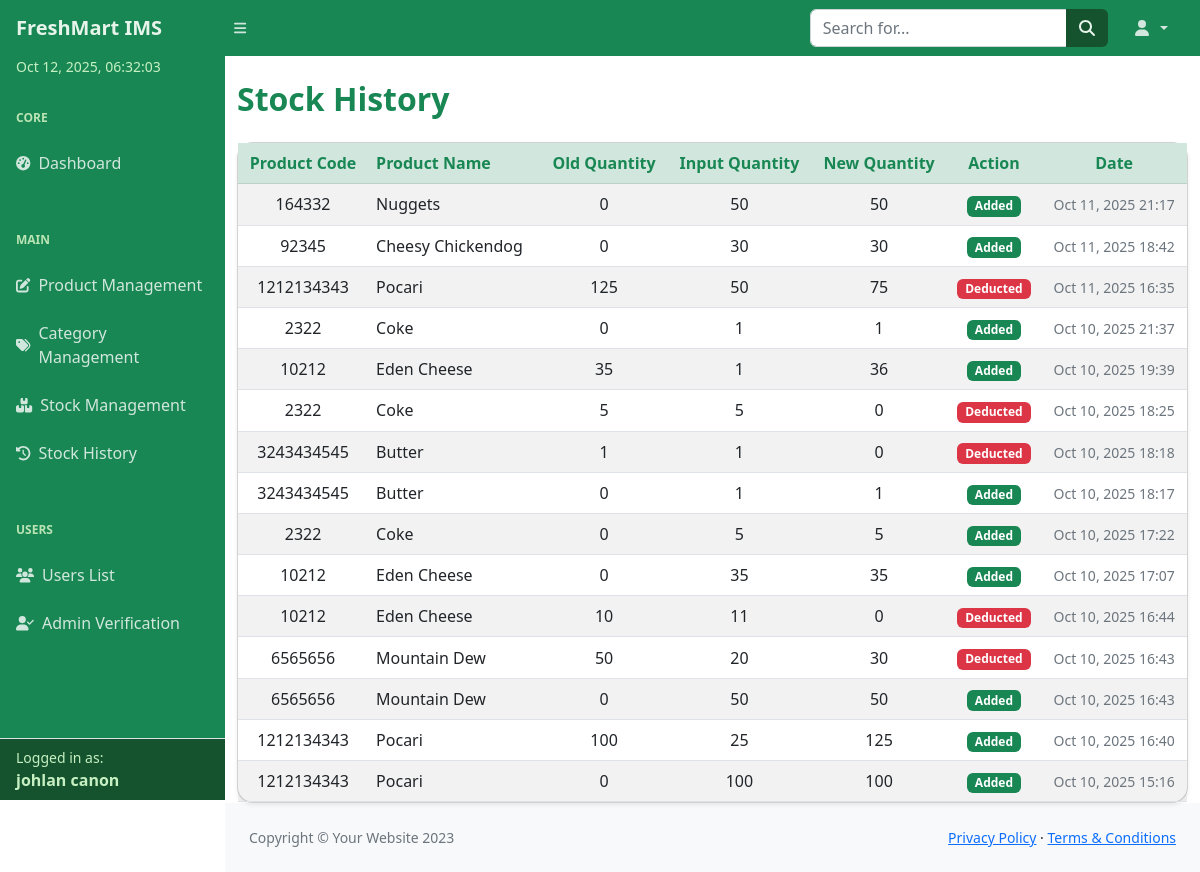
Screenshot of /inventory/stock-history/ (signed in) with the database file from the repository.
### inventory/models.py (models this page shows, shortened)
class StockHistory(models.Model):
    ACTION_CHOICES = (
        ('ADD', 'Added'),
        ('DEDUCT', 'Deducted'),
    )
    product = models.ForeignKey('InventoryItem', on_delete=models.CASCADE)
    old_quantity = models.IntegerField()
    input_quantity = models.IntegerField()
    new_quantity = models.IntegerField()
    action = models.CharField(max_length=6, choices=ACTION_CHOICES)
    date = models.DateTimeField(auto_now_add=True)

class InventoryItem(models.Model):
    product_name = models.CharField(max_length=100)
    product_code = models.CharField(max_length=50)
    description = models.TextField(blank=True)
    quantity_in_stock = models.IntegerField(default=0)
    price = models.DecimalField(max_digits=10, decimal_places=2)
    category = models.ForeignKey(Category, on_delete=models.SET_NULL, null=True, blank=True)
    created_at = models.DateTimeField(auto_now_add=True)
    updated_at = models.DateTimeField(auto_now=True)

### inventory/views.py (the view)
# urls.py: path('stock-history/', views.stock_history, name='stock_history'),
@login_required
def stock_history(request):
    history = StockHistory.objects.select_related('product').order_by('-date')
    return render(request, 'inventory/stock_history.html', {'history': history})

### templates/inventory/stock_history.html (shortened to what this page needs)
{% include "partials/header.html" %}
<body class="sb-nav-fixed">
{% include "partials/navbar.html" %}
<div id="layoutSidenav">
    {% include "partials/sidebar.html" %}
    <div id="layoutSidenav_content">
        <main>
            <div class="container mt-4">
                <h2 class="mb-4 fw-bold text-success">Stock History</h2>
                <div class="card shadow-sm rounded-4">
                    <div class="card-body p-0">
                        <div class="table-responsive">
                            <table class="table table-striped table-hover mb-0 align-middle">
                                <thead class="table-success text-success text-center sticky-top" style="top: 0; z-index: 10;">
                                    <tr>
                                        <th scope="col">Product Code</th>
                                        <th scope="col" class="text-start">Product Name</th>
                                        <th scope="col">Old Quantity</th>
                                        <th scope="col">Input Quantity</th>
                                        <th scope="col">New Quantity</th>
                                        <th scope="col">Action</th>
                                        <th scope="col">Date</th>
                                    </tr>
                                </thead>
                                <tbody>
                                    {% for item in history %}
                                    <tr class="text-center">
                                        <td>{{ item.product.product_code }}</td>
                                        <td class="text-start">{{ item.product.product_name }}</td>
                                        <td>{{ item.old_quantity }}</td>
                                        <td>{{ item.input_quantity }}</td>
                                        <td>{{ item.new_quantity }}</td>
                                        <td>
                                            {% if item.action == 'ADD' %}
                                                <span class="badge bg-success">{{ item.get_action_display }}</span>
                                            {% else %}
                                                <span class="badge bg-danger">{{ item.get_action_display }}</span>
                                            {% endif %}
                                        </td>
                                        <td>
                                            <small class="text-muted">{{ item.date|date:"M d, Y H:i" }}</small>
                                        </td>
                                    </tr>
                                    {% empty %}
                                    <tr>
                                        <td colspan="7" class="text-center text-muted fst-italic py-4">
                                            No stock history available.
                                        </td>
                                    </tr>
                                    {% endfor %}
                                </tbody>
                            </table>
                        </div>
                    </div>
                </div>
            </div>
        </main>
        {% include "partials/footer.html" %}
    </div>
</div>
</body>
</html>

### templates/partials/sidebar.html (shortened to what this page needs)
<div id="layoutSidenav_nav">
    <nav class="sb-sidenav accordion sb-sidenav-green" id="sidenavAccordion">
        <div class="sb-sidenav-menu">
            <div class="nav">
                <div id="sidebarDateTime"></div>
                <div class="sb-sidenav-menu-heading text-uppercase fw-bold">Core</div>
                <a class="nav-link" href="{% url 'index' %}">
                    <div class="sb-nav-link-icon"><i class="fas fa-tachometer-alt"></i></div>
                    Dashboard
                </a>
                <div class="sb-sidenav-menu-heading text-uppercase fw-bold mt-3">Main</div>
                <a class="nav-link" href="{% url 'product_manage' %}">
                    <div class="sb-nav-link-icon"><i class="fas fa-edit"></i></div>
                    Product Management
                </a>
                <a class="nav-link" href="{% url 'category_list_add' %}">
                    <div class="sb-nav-link-icon"><i class="fas fa-tags"></i></div>
                    Category Management
                </a>
                <a class="nav-link" href="{% url 'stock_management' %}">
                    <div class="sb-nav-link-icon"><i class="fas fa-boxes"></i></div>
                    Stock Management
                </a>
                <a class="nav-link" href="{% url 'stock_history' %}">
                    <div class="sb-nav-link-icon"><i class="fas fa-history"></i></div>
                    Stock History
                </a>
                {% if request.user.is_authenticated and request.user.userprofile.role == 'Admin' %}
                <div class="sb-sidenav-menu-heading text-uppercase fw-bold mt-3">Users</div>
                <a class="nav-link" href="{% url 'user_list' %}">
                    <div class="sb-nav-link-icon"><i class="fas fa-users"></i></div>
                    Users List
                </a>
                <a class="nav-link" href="{% url 'admin_verification' %}">
                    <div class="sb-nav-link-icon"><i class="fas fa-user-check"></i></div>
                    Admin Verification
                </a>
                {% endif %}
            </div>
        </div>
        <div class="sb-sidenav-footer border-top mt-auto px-3 py-2">
            <div class="small">Logged in as:</div>
            <div class="fw-semibold">
                {{ request.user.first_name }} {{ request.user.last_name }}
            </div>
        </div>
    </nav>
</div>

### templates/partials/sidebar.html (style rules this page uses)
.sb-sidenav-green { background-color: #198754; color: #e6f4ea; }
.sb-sidenav-green .nav-link { color: #d1e7dd; }
.sb-sidenav-green .sb-sidenav-menu-heading { color: #bbe4b5; }
.sb-sidenav-green .sb-sidenav-footer { background-color: #14532d; color: #c7f0c2; }
#sidebarDateTime { font-size: 0.875rem; color: #c7f0c2; font-weight: 500; padding-left: 1rem; padding-bottom: 0.25rem; user-select: none; }

### rows the page displays
StockHistory: product.product_code "164332", product.product_name "Nuggets", old_quantity "0", input_quantity "50", new_quantity "50", action "Added", date "Oct 11, 2025 21:17"
StockHistory: product.product_code "92345", product.product_name "Cheesy Chickendog", old_quantity "0", input_quantity "30", new_quantity "30", action "Added", date "Oct 11, 2025 18:42"
StockHistory: product.product_code "1212134343", product.product_name "Pocari", old_quantity "125", input_quantity "50", new_quantity "75", action "Deducted", date "Oct 11, 2025 16:35"
StockHistory: product.product_code "2322", product.product_name "Coke", old_quantity "0", input_quantity "1", new_quantity "1", action "Added", date "Oct 10, 2025 21:37"
StockHistory: product.product_code "10212", product.product_name "Eden Cheese", old_quantity "35", input_quantity "1", new_quantity "36", action "Added", date "Oct 10, 2025 19:39"
StockHistory: product.product_code "2322", product.product_name "Coke", old_quantity "5", input_quantity "5", new_quantity "0", action "Deducted", date "Oct 10, 2025 18:25"
StockHistory: product.product_code "3243434545", product.product_name "Butter", old_quantity "1", input_quantity "1", new_quantity "0", action "Deducted", date "Oct 10, 2025 18:18"
StockHistory: product.product_code "3243434545", product.product_name "Butter", old_quantity "0", input_quantity "1", new_quantity "1", action "Added", date "Oct 10, 2025 18:17"
StockHistory: product.product_code "2322", product.product_name "Coke", old_quantity "0", input_quantity "5", new_quantity "5", action "Added", date "Oct 10, 2025 17:22"
StockHistory: product.product_code "10212", product.product_name "Eden Cheese", old_quantity "0", input_quantity "35", new_quantity "35", action "Added", date "Oct 10, 2025 17:07"
StockHistory: product.product_code "10212", product.product_name "Eden Cheese", old_quantity "10", input_quantity "11", new_quantity "0", action "Deducted", date "Oct 10, 2025 16:44"
StockHistory: product.product_code "6565656", product.product_name "Mountain Dew", old_quantity "50", input_quantity "20", new_quantity "30", action "Deducted", date "Oct 10, 2025 16:43"
StockHistory: product.product_code "6565656", product.product_name "Mountain Dew", old_quantity "0", input_quantity "50", new_quantity "50", action "Added", date "Oct 10, 2025 16:43"
StockHistory: product.product_code "1212134343", product.product_name "Pocari", old_quantity "100", input_quantity "25", new_quantity "125", action "Added", date "Oct 10, 2025 16:40"
StockHistory: product.product_code "1212134343", product.product_name "Pocari", old_quantity "0", input_quantity "100", new_quantity "100", action "Added", date "Oct 10, 2025 15:16"

### other values shown
{{ request.user.first_name }} "johlan"
{{ request.user.last_name }} "canon"
